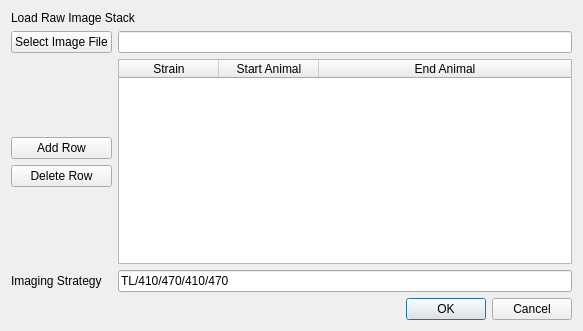
<?xml version="1.0" encoding="UTF-8"?>
<ui version="4.0">
 <class>LoadExperimentDialog</class>
 <widget class="QDialog" name="LoadExperimentDialog">
  <property name="geometry">
   <rect>
    <x>0</x>
    <y>0</y>
    <width>583</width>
    <height>331</height>
   </rect>
  </property>
  <property name="windowTitle">
   <string>Load Experiment</string>
  </property>
  <layout class="QGridLayout" name="gridLayout_2">
   <item row="2" column="0">
    <widget class="QDialogButtonBox" name="buttonBox">
     <property name="orientation">
      <enum>Qt::Horizontal</enum>
     </property>
     <property name="standardButtons">
      <set>QDialogButtonBox::Cancel|QDialogButtonBox::Ok</set>
     </property>
    </widget>
   </item>
   <item row="1" column="0">
    <layout class="QGridLayout" name="gridLayout">
     <item row="3" column="1">
      <widget class="QLineEdit" name="imagingStrategyLineEdit">
       <property name="text">
        <string>TL/410/470/410/470</string>
       </property>
      </widget>
     </item>
     <item row="3" column="0">
      <widget class="QLabel" name="label_2">
       <property name="text">
        <string>Imaging Strategy</string>
       </property>
      </widget>
     </item>
     <item row="0" column="0">
      <widget class="QPushButton" name="selectImageFilePushButton">
       <property name="text">
        <string>Select Image File</string>
       </property>
      </widget>
     </item>
     <item row="2" column="0">
      <layout class="QVBoxLayout" name="verticalLayout">
       <item>
        <spacer name="verticalSpacer_2">
         <property name="orientation">
          <enum>Qt::Vertical</enum>
         </property>
         <property name="sizeHint" stdset="0">
          <size>
           <width>20</width>
           <height>40</height>
          </size>
         </property>
        </spacer>
       </item>
       <item>
        <widget class="QPushButton" name="addRowPushButton">
         <property name="text">
          <string>Add Row</string>
         </property>
        </widget>
       </item>
       <item>
        <widget class="QPushButton" name="deleteRowPushButton">
         <property name="text">
          <string>Delete Row</string>
         </property>
        </widget>
       </item>
       <item>
        <spacer name="verticalSpacer">
         <property name="orientation">
          <enum>Qt::Vertical</enum>
         </property>
         <property name="sizeHint" stdset="0">
          <size>
           <width>20</width>
           <height>40</height>
          </size>
         </property>
        </spacer>
       </item>
      </layout>
     </item>
     <item row="0" column="1">
      <widget class="QLineEdit" name="imageFileLineEdit"/>
     </item>
     <item row="2" column="1">
      <widget class="TableWidget" name="strainTable">
       <property name="sortingEnabled">
        <bool>false</bool>
       </property>
       <attribute name="horizontalHeaderShowSortIndicator" stdset="0">
        <bool>false</bool>
       </attribute>
       <attribute name="horizontalHeaderStretchLastSection">
        <bool>true</bool>
       </attribute>
       <attribute name="verticalHeaderShowSortIndicator" stdset="0">
        <bool>false</bool>
       </attribute>
       <column>
        <property name="text">
         <string>Strain</string>
        </property>
       </column>
       <column>
        <property name="text">
         <string>Start Animal</string>
        </property>
       </column>
       <column>
        <property name="text">
         <string>End Animal</string>
        </property>
       </column>
      </widget>
     </item>
    </layout>
   </item>
   <item row="0" column="0">
    <widget class="QLabel" name="label">
     <property name="text">
      <string>Load Raw Image Stack</string>
     </property>
    </widget>
   </item>
  </layout>
 </widget>
 <customwidgets>
  <customwidget>
   <class>TableWidget</class>
   <extends>QTableWidget</extends>
   <header>pyqtgraph</header>
  </customwidget>
 </customwidgets>
 <resources/>
 <connections>
  <connection>
   <sender>buttonBox</sender>
   <signal>accepted()</signal>
   <receiver>LoadExperimentDialog</receiver>
   <slot>accept()</slot>
   <hints>
    <hint type="sourcelabel">
     <x>248</x>
     <y>254</y>
    </hint>
    <hint type="destinationlabel">
     <x>157</x>
     <y>274</y>
    </hint>
   </hints>
  </connection>
  <connection>
   <sender>buttonBox</sender>
   <signal>rejected()</signal>
   <receiver>LoadExperimentDialog</receiver>
   <slot>reject()</slot>
   <hints>
    <hint type="sourcelabel">
     <x>316</x>
     <y>260</y>
    </hint>
    <hint type="destinationlabel">
     <x>286</x>
     <y>274</y>
    </hint>
   </hints>
  </connection>
 </connections>
</ui>
